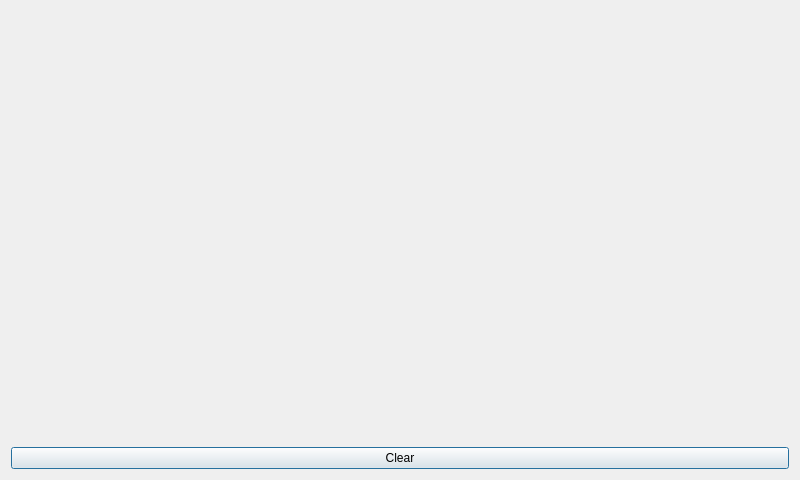
<?xml version="1.0" encoding="UTF-8"?>
<ui version="4.0">
 <class>SketchDialog</class>
 <widget class="QDialog" name="SketchDialog">
  <property name="geometry">
   <rect>
    <x>0</x>
    <y>0</y>
    <width>800</width>
    <height>480</height>
   </rect>
  </property>
  <property name="windowTitle">
   <string>SketchDialog</string>
  </property>
  <layout class="QGridLayout" name="gridLayout">
   <item row="0" column="0">
    <widget class="SketchWidget" name="sketchwidget" native="true"/>
   </item>
   <item row="1" column="0">
    <widget class="QPushButton" name="button_clear">
     <property name="text">
      <string>Clear</string>
     </property>
    </widget>
   </item>
  </layout>
 </widget>
 <layoutdefault spacing="6" margin="11"/>
 <customwidgets>
  <customwidget>
   <class>SketchWidget</class>
   <extends>QWidget</extends>
   <header>sketchwidget.h</header>
   <container>1</container>
  </customwidget>
 </customwidgets>
 <resources/>
 <connections/>
</ui>
